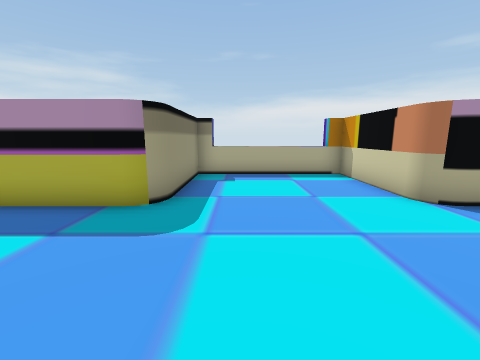
[1] (above)

16 first-person views from a walk through a Unity game level. The camera is 1.3 m above the floor, tilts 10° down and sees 90° across. The floor is counted in squares, 1 m on a side. Each view is taken from the middle of a square. On the plan, view 1 faces up. The plan holds only what a view shows up to about 12 squares ahead; the rest is blank. The player character is not drawn. Door leaves are left out, so doorways stand open. Some surface patterns are stand-ins.

[2]
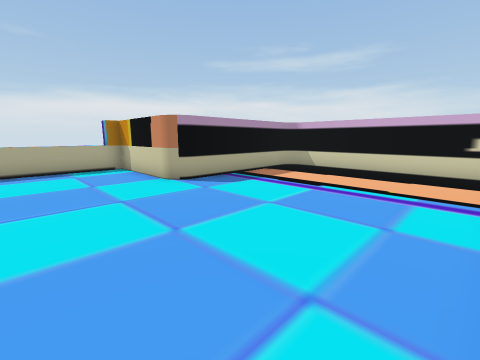

[3]
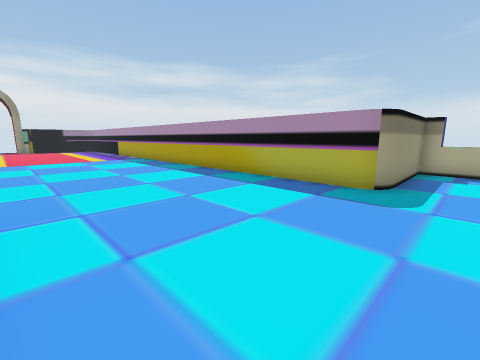

[4]
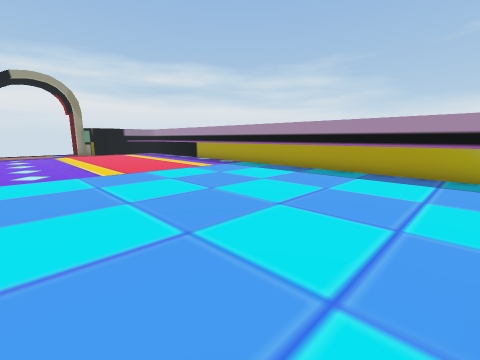

[5]
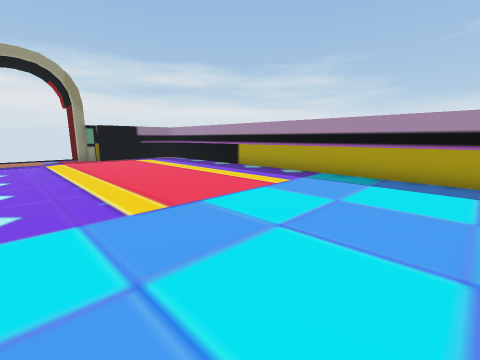

[6]
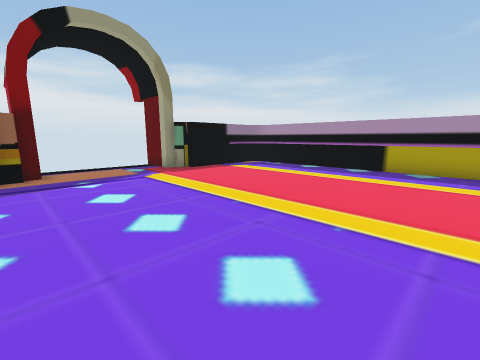

[7]
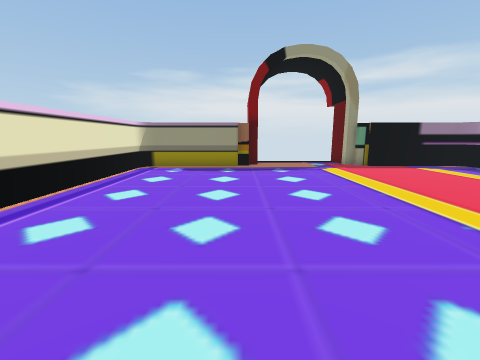

[8]
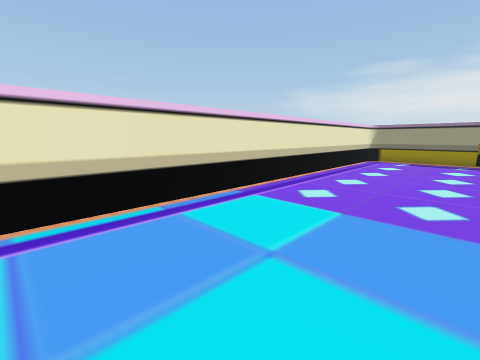

[9]
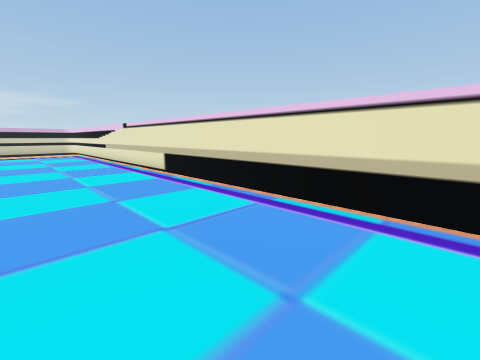

[10]
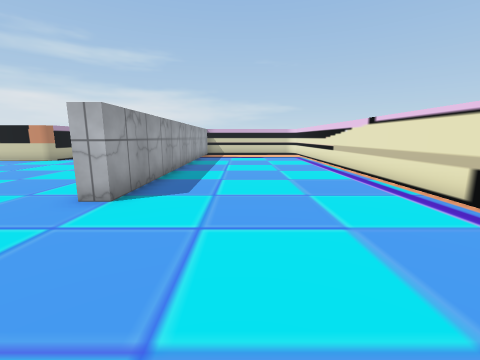

[11]
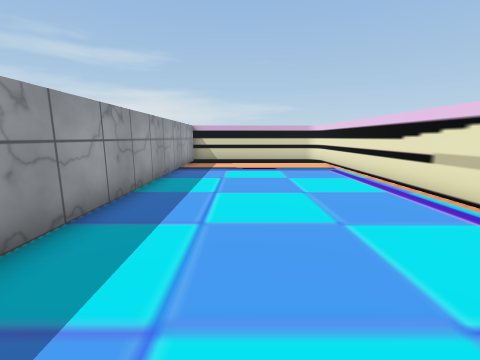

[12]
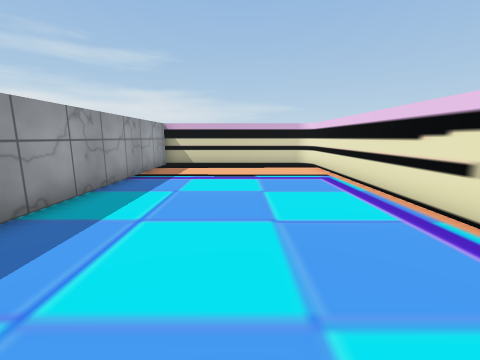

[13]
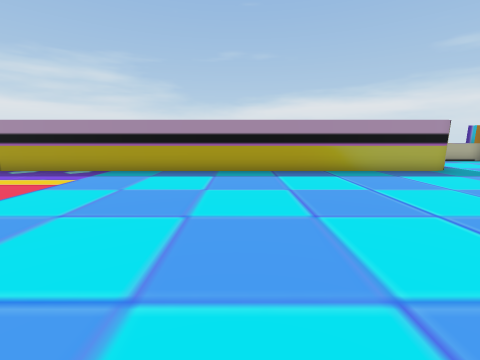

[14]
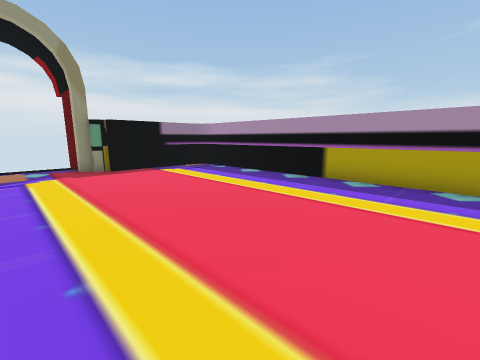

[15]
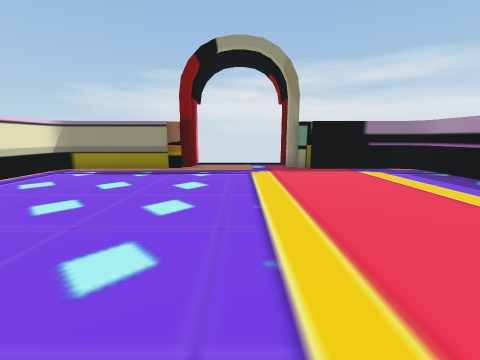

[16]
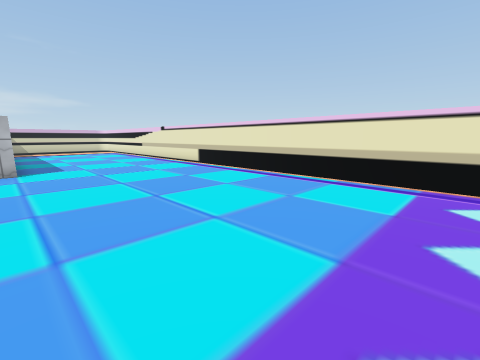

### Floor plan
Points are (right, up) in squares from view 1. A wall is a line through its corners. A room is listed if a view was taken in it or the views show most of it. See-through windows are left out.
Room 1 (views 1, 2, 3, 4, 5, 6, 7, 8, 9, 10, 11, 12, 13, 14, 15, 16)
walls: (-2.1, 4.5) (-25.5, 4.5); (3.6, 5.1) (3.6, 8.6) (-1.5, 8.6) (-1.5, 5.1); (9.8, -2.1) (9.8, 3.8); (-26.1, -6) (-26.1, -9.8); (-26.2, -0.4) (-26.8, -0.4); (-26.4, -5.5) (-26.4, -6.1); (9.1, 4.5) (4.2, 4.5); (-26.6, -5.1) (-26.6, -5.6); (-26.5, 0.1) (-26.5, -0.9); (-25.5, -10.5) (9.1, -10.5); (9.8, -9.9) (9.8, -3.3) (-5.2, -3.3) (-5.2, -2.6); (-26.1, 3.9) (-26.1, 0)
ways out: opening at (-27, -4); open door at (-27, -2)

Where each view was taken, in squares from view 1:
view 1: 0 up, 0 right, facing up
view 2: 2 down, 0 right, facing up-right
view 3: 2 down, 0 right, facing up-left
view 4: 5 down, 6 left, facing up-left
view 5: 4 down, 11 left, facing up-left
view 6: 6 down, 17 left, facing up-left
view 7: 6 down, 15 left, facing left
view 8: 6 down, 11 left, facing down-left
view 9: 6 down, 14 left, facing down-right
view 10: 6 down, 10 left, facing right
view 11: 6 down, 4 left, facing right
view 12: 7 down, 2 left, facing right
view 13: 5 down, 10 left, facing up
view 14: 3 down, 16 left, facing up-left
view 15: 3 down, 16 left, facing left
view 16: 3 down, 16 left, facing down-right
